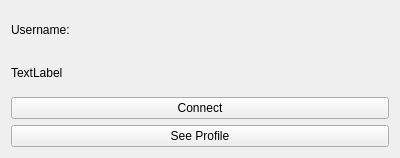
<?xml version="1.0" encoding="UTF-8"?>
<ui version="4.0">
 <class>Form</class>
 <widget class="QWidget" name="Form">
  <property name="geometry">
   <rect>
    <x>0</x>
    <y>0</y>
    <width>400</width>
    <height>158</height>
   </rect>
  </property>
  <property name="windowTitle">
   <string>Form</string>
  </property>
  <layout class="QVBoxLayout" name="verticalLayout">
   <item>
    <widget class="QLabel" name="label">
     <property name="text">
      <string>Username:</string>
     </property>
    </widget>
   </item>
   <item>
    <widget class="QLabel" name="usernameLabel">
     <property name="text">
      <string>TextLabel</string>
     </property>
    </widget>
   </item>
   <item>
    <widget class="QPushButton" name="pushButton_2">
     <property name="text">
      <string>Connect</string>
     </property>
    </widget>
   </item>
   <item>
    <widget class="QPushButton" name="pushButton">
     <property name="text">
      <string>See Profile</string>
     </property>
    </widget>
   </item>
  </layout>
 </widget>
 <resources/>
 <connections/>
</ui>
